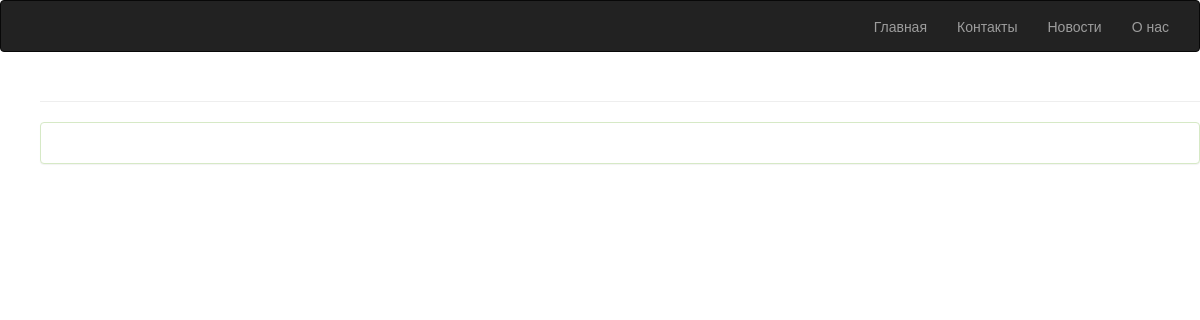
Page /about/ on the earlier database version.
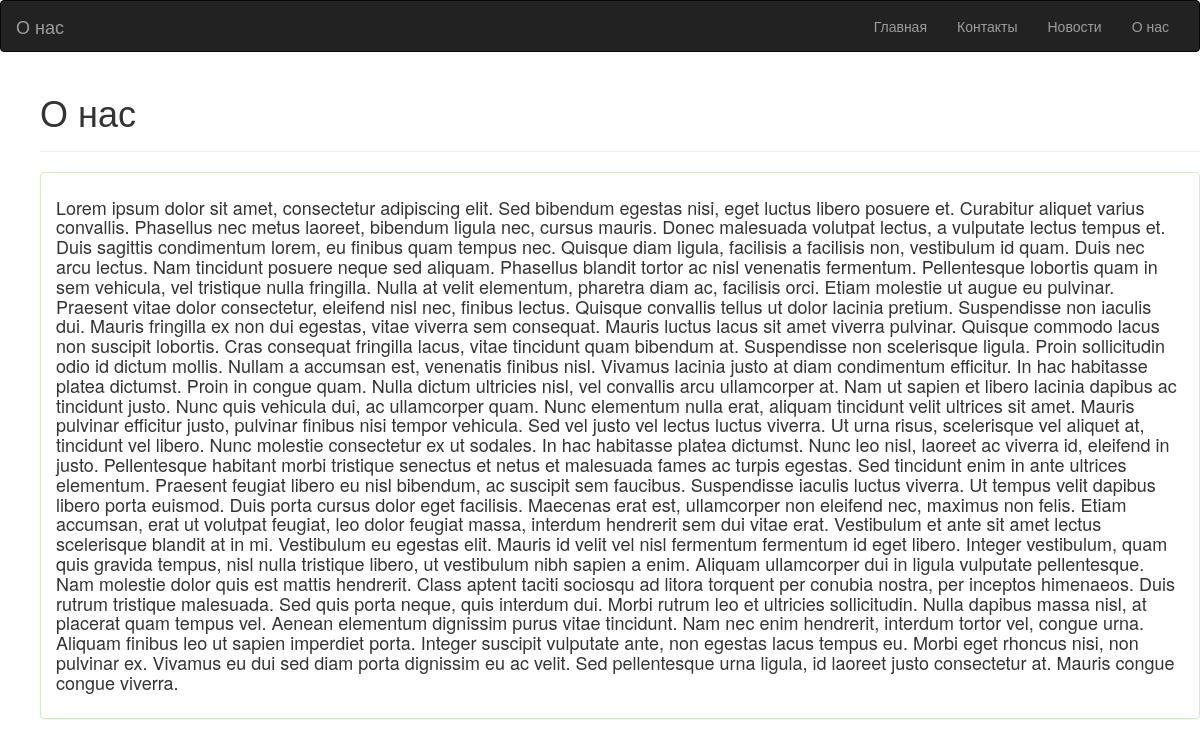
Same page on the later database version.
### blog/models.py (models this page shows)
class AboutPage(models.Model):
    title = models.CharField(max_length=100)
    description = models.TextField()

### blog/views.py (the view)
# urls.py: path('about/', AboutView.as_view(), name='about'),
class AboutView(TemplateView):
    template_name = 'blog/about.html'
    def get_context_data(self, **kwargs):
        context = super().get_context_data(**kwargs)
        context['about_page'] = AboutPage.objects.first()
        return context

### blog/templates/blog/about.html (shortened to what this page needs)
<html>
    <head>
        <link rel="stylesheet" href="https://maxcdn.bootstrapcdn.com/bootstrap/3.3.7/css/bootstrap.min.css"
>
    </head>
    <body>
        <nav class="navbar navbar-inverse">
            <div class="container-fluid">
              <div class="navbar-header">
                <a class="navbar-brand" href="#">{{ about_page.title }}</a>
              </div>
              <div class="collapse navbar-collapse" id="bs-example-navbar-collapse-1">
                <ul class="nav navbar-nav navbar-right">
                    <li><a href="{% url 'home' %}">Главная</a></li>
                    <li><a href="{% url 'contact' %}">Контакты</a></li>
                    <li><a href="{% url 'news_list' %}"> Новости </a></li>
                    <li><a href="{% url 'about' %}"> О нас </a></li>
                </ul>
              </div>
            </div>
        </nav>
        <ul>
            <div class="page-header">
              <h1>{{ about_page.title }}</h1>
            </div>
            <div class="panel panel-success">
                <div class="panel-body">
                    <h4>{{ about_page.description }}</h4>
                </div>
            </div>
        </ul>
    </body>
</html>

Differences in the rows shown:
added AboutPage: title "О нас", description "Lorem ipsum dolor sit amet, consectetur adipiscing elit. Sed bibendum egestas nisi, eget luctus libero posuere et. Curabitur aliquet varius convallis. Phasellus nec metus laoreet, bibendum ligula nec, cursus mauris. Donec malesuada volutpat lectus, a vulputate lectus tempus et. Duis sagittis condimentum lorem, eu finibus quam tempus nec. Quisque diam ligula, facilisis a facilisis non, vestibulum id quam. Duis nec arcu lectus. Nam tincidunt posuere neque sed aliquam. Phasellus blandit tortor ac nisl venenatis fermentum. Pellentesque lobortis quam in sem vehicula, vel tristique nulla fringilla. Nulla at velit elementum, pharetra diam ac, facilisis orci. Etiam molestie ut augue eu pulvinar.…"
